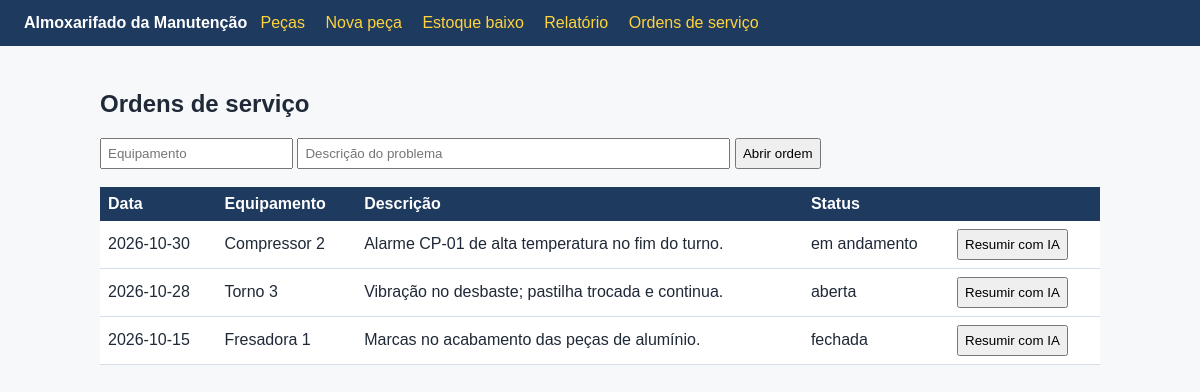
Screenshot of /ordens with the database file from the repository.
### tables this page shows
CREATE TABLE ordens (
    id INTEGER PRIMARY KEY AUTOINCREMENT,
    equipamento TEXT NOT NULL,
    descricao TEXT NOT NULL,
    status TEXT NOT NULL,
    data TEXT NOT NULL
);

### app.py (the view, shortened to what this page needs)
    @app.route("/ordens", methods=["GET", "POST"])
    def ordens():
        lista = conexao().execute("SELECT * FROM ordens ORDER BY data DESC").fetchall()
        return render_template("ordens.html", ordens=lista)

### templates/ordens.html (shortened to what this page needs)
{% extends "base.html" %}
{% block conteudo %}
<h2>Ordens de serviço</h2>
<form method="post">
  <input name="equipamento" placeholder="Equipamento" required>
  <input name="descricao" placeholder="Descrição do problema" required size="50">
  <button>Abrir ordem</button>
</form>
<br>
<table>
  <tr><th>Data</th><th>Equipamento</th><th>Descrição</th><th>Status</th><th></th></tr>
  {% for o in ordens %}
  <tr><td>{{ o.data }}</td><td>{{ o.equipamento }}</td><td>{{ o.descricao }}</td><td>{{ o.status }}</td>
      <td>
        <form method="post" action="{{ url_for('resumir_ordem', ordem_id=o.id) }}" onsubmit="return confirm('Enviar a descrição desta ordem para a IA?')">
          <button type="submit">Resumir com IA</button>
        </form>
      </td></tr>
  {% endfor %}
</table>
{% endblock %}

### templates/base.html (shortened to what this page needs)
<!doctype html>
<html lang="pt-br">
<head>
</head>
<body>
<header>
  <strong>Almoxarifado da Manutenção</strong> &nbsp;
  <a href="{{ url_for('listar_pecas') }}">Peças</a>
  <a href="{{ url_for('nova_peca') }}">Nova peça</a>
  <a href="{{ url_for('estoque_baixo') }}">Estoque baixo</a>
  <a href="{{ url_for('relatorio') }}">Relatório</a>
  <a href="{{ url_for('ordens') }}">Ordens de serviço</a>
</header>
<main>
  {% block conteudo %}{% endblock %}
</main>
</body>
</html>

### templates/base.html (style rules this page uses)
body { font-family: Arial, sans-serif; margin: 0; background: #F7F8FA; color: #1F2937; }
header { background: #1E3A5F; color: #fff; padding: 14px 24px; }
header a { color: #FFD43B; margin-right: 16px; text-decoration: none; }
main { padding: 24px; max-width: 1000px; margin: auto; }
table { border-collapse: collapse; width: 100%; background: #fff; }
th { background: #1E3A5F; color: #fff; text-align: left; padding: 8px; }
td { border-bottom: 1px solid #D5DEE8; padding: 8px; }
input, button { padding: 6px; }

### rows the page displays
ordens: data "2026-10-30", equipamento "Compressor 2", descricao "Alarme CP-01 de alta temperatura no fim do turno.", status "em andamento"
ordens: data "2026-10-28", equipamento "Torno 3", descricao "Vibração no desbaste; pastilha trocada e continua.", status "aberta"
ordens: data "2026-10-15", equipamento "Fresadora 1", descricao "Marcas no acabamento das peças de alumínio.", status "fechada"
